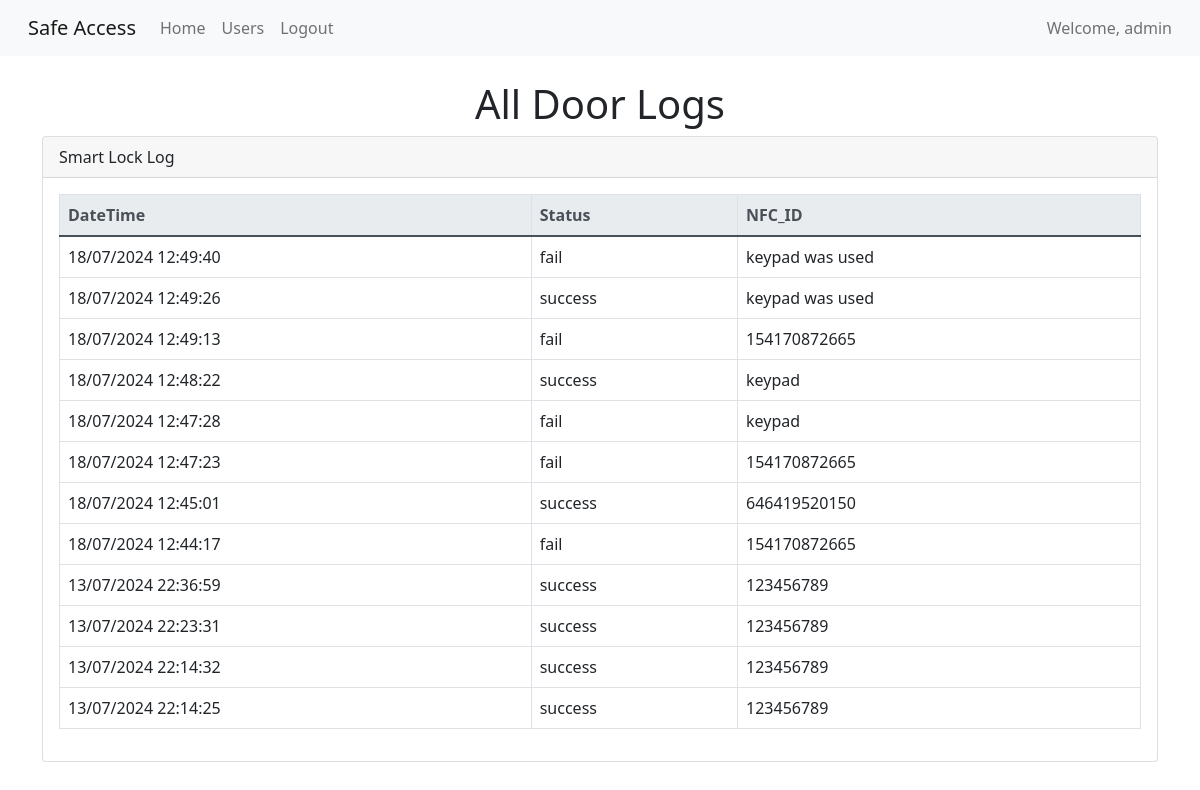
Page /door_logs (signed in) on the committed database.
### models.py (models this page shows, shortened)
class User(db.Model, UserMixin):
    __tablename__ = 'user'
    id = db.Column(db.Integer, primary_key=True)
    name = db.Column(db.String(150), nullable=False)
    username = db.Column(db.String(150), unique=True, nullable=False)
    password_hash = db.Column(db.String(150), nullable=False)
    nfc_tags = db.relationship('NfcTag', backref='user', lazy=True)

class DoorLog(db.Model):
    __tablename__ = 'door_log'
    id = db.Column(db.Integer, primary_key=True)
    nfc_id = db.Column(db.Integer, db.ForeignKey('nfc_tag.nfc_id'), nullable=False)
    timestamp = db.Column(db.DateTime, default=datetime.utcnow, nullable=False)
    status = db.Column(db.String(150), nullable=False)

### app.py (the view)
@app.route('/door_logs')
@login_required
def logs():
    logs = DoorLog.query.order_by(DoorLog.timestamp.desc()).all()
    return render_template('door_logs.html', logs=logs)

### app.py (called while the page is built)
@login_manager.user_loader
def load_user(user_id):
    return User.query.get(int(user_id))

@app.context_processor
def inject_user():
    return dict(current_user=current_user)

### templates/door_logs.html
{% extends "base.html" %}
{% block content %}
    <div class="row my-3">
        <div class="col-12">
            <h1 class="text-center">All Door Logs</h1>
            <div class="card">
                <div class="card-header">
                    Smart Lock Log
                </div>
                <div class="card-body">
                    <table class="table table-bordered">
                        <thead class="thead-light">
                            <tr>
                                <th scope="col">DateTime</th>
                                <th scope="col">Status</th>
                                <th scope="col">NFC_ID</th>
                            </tr>
                        </thead>
                        <tbody>
                            {% for log in logs %}
                                <tr>
                                    <td>{{ log.timestamp.strftime('%d/%m/%Y %H:%M:%S') }}</td>
                                    <td>{{ log.status }}</td>
                                    <td>{{ log.nfc_id }}</td>
                                </tr>
                            {% endfor %}
                        </tbody>
                    </table>
                </div>
            </div>
        </div>
    </div>
{% endblock %}

### templates/base.html (shortened to what this page needs)
<!DOCTYPE html>
<html lang="en">
<head>
    <link rel="stylesheet" type="text/css" href="{{ url_for('static', filename='css/bootstrap/bootstrap.min.css') }}">
</head>
<body>
<nav class="navbar navbar-expand-lg navbar-light bg-light">
    <div class="container-fluid">
        <a class="navbar-brand" href="{{ url_for('index') }}">Safe Access</a>
        <div class="collapse navbar-collapse justify-content-between" id="navbarNav">
            <ul class="navbar-nav">
                {% if current_user.is_authenticated %}
                    <li class="nav-item"><a class="nav-link" href="{{ url_for('index') }}">Home</a></li>
                    <li class="nav-item"><a class="nav-link" href="{{ url_for('manage_users') }}">Users</a></li>
                    <li class="nav-item"><a class="nav-link" href="{{ url_for('logout') }}">Logout</a></li>
                {% else %}
                    <li class="nav-item"><a class="nav-link" href="{{ url_for('login') }}">Login</a></li>
                {% endif %}
            </ul>
            {% if current_user.is_authenticated %}
                <span class="navbar-text">
                    Welcome, {{ current_user.username }}
                </span>
            {% endif %}
        </div>
    </div>
</nav>
<div class="container mt-4">
    {% block content %}{% endblock %}
</div>
<link href="https://cdn.jsdelivr.net/npm/bootstrap@5.0.2/dist/css/bootstrap.min.css" rel="stylesheet"
>
</body>
</html>

### rows in the picture
User: username "admin"
DoorLog: timestamp "18/07/2024 12:49:40", status "fail", nfc_id "keypad was used"
DoorLog: timestamp "18/07/2024 12:49:26", status "success", nfc_id "keypad was used"
DoorLog: timestamp "18/07/2024 12:49:13", status "fail", nfc_id "154170872665"
DoorLog: timestamp "18/07/2024 12:48:22", status "success", nfc_id "keypad"
DoorLog: timestamp "18/07/2024 12:47:28", status "fail", nfc_id "keypad"
DoorLog: timestamp "18/07/2024 12:47:23", status "fail", nfc_id "154170872665"
DoorLog: timestamp "18/07/2024 12:45:01", status "success", nfc_id "646419520150"
DoorLog: timestamp "18/07/2024 12:44:17", status "fail", nfc_id "154170872665"
DoorLog: timestamp "13/07/2024 22:36:59", status "success", nfc_id "123456789"
DoorLog: timestamp "13/07/2024 22:23:31", status "success", nfc_id "123456789"
DoorLog: timestamp "13/07/2024 22:14:32", status "success", nfc_id "123456789"
DoorLog: timestamp "13/07/2024 22:14:25", status "success", nfc_id "123456789"
